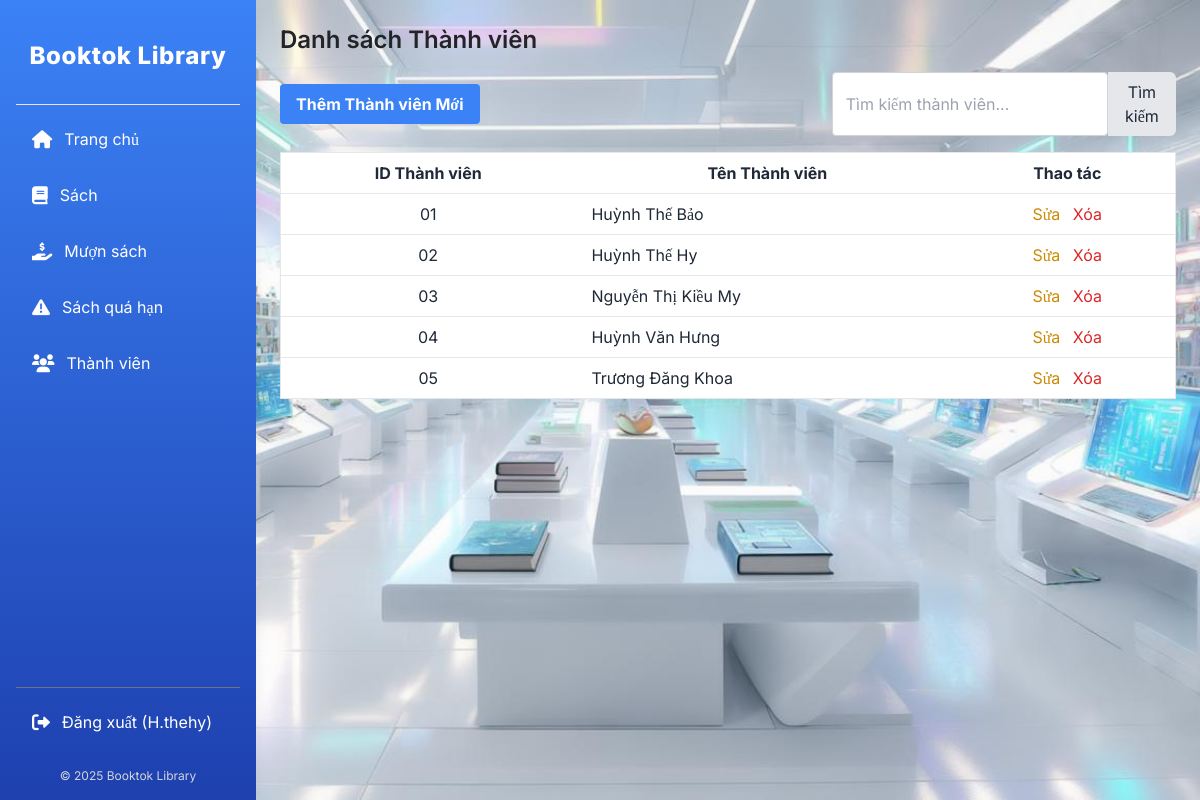
The page /library/members/ (signed in) on the database its author committed.
### src/library/models.py (models this page shows, shortened)
class Member(models.Model):
    member_id = models.CharField(max_length=20, unique=True, verbose_name="ID Thành Viên") # ID thành viên, phải là duy nhất
    name = models.CharField(max_length=255, verbose_name="Tên Thành Viên") # Tên thành viên
    class Meta:
        verbose_name = "Thành viên"
        verbose_name_plural = "Thành viên"

### src/library/views.py (the view)
# urls.py: path('members/', views.member_list, name='member_list'), # Danh sách thành viên
@login_required
def member_list(request):
    members = Member.objects.all() # Lấy tất cả thành viên
    return render(request, 'library/member_list.html', {'members': members})

### src/templates/library/member_list.html (shortened to what this page needs)
{% extends "library/base.html" %}
{% block content %}
<h2 class="text-2xl font-semibold mb-4">Danh sách Thành viên</h2>
<div class="flex justify-between items-center mb-4">
    <a href="{% url 'member_create' %}" class="bg-blue-500 hover:bg-blue-700 text-white font-bold py-2 px-4 rounded">Thêm Thành viên Mới</a>
    <form action="{% url 'member_search' %}" method="get" class="flex">
        <input type="text" name="q" placeholder="Tìm kiếm thành viên..." class="border p-2 rounded-l-md" value="{{ query }}">
        <button type="submit" class="bg-gray-200 hover:bg-gray-300 p-2 rounded-r-md">Tìm kiếm</button>
    </form>
</div>
<div class="overflow-x-auto">
    <table class="min-w-full bg-white border border-gray-200">
        <thead>
            <tr>
                <th class="py-2 px-4 border-b">ID Thành viên</th>
                <th class="py-2 px-4 border-b">Tên Thành viên</th>
                <th class="py-2 px-4 border-b">Thao tác</th>
            </tr>
        </thead>
        <tbody>
            {% for member in members %}
            <tr>
                <td class="py-2 px-4 border-b text-center">{{ member.member_id }}</td>
                <td class="py-2 px-4 border-b">{{ member.name }}</td>
                <td class="py-2 px-4 border-b text-center">
                    <a href="{% url 'member_update' member.pk %}" class="text-yellow-600 hover:text-yellow-800 mr-2">Sửa</a>
                    <a href="{% url 'member_delete' member.pk %}" class="text-red-600 hover:text-red-800">Xóa</a>
                </td>
            </tr>
            {% empty %}
            <tr>
                <td colspan="3" class="py-4 text-center text-gray-500">Không có thành viên nào.</td>
            </tr>
            {% endfor %}
        </tbody>
    </table>
</div>
{% endblock %}

### src/templates/library/sidebar.html (shortened to what this page needs)
<aside class="w-64 bg-gradient-to-b from-blue-500 to-blue-800 text-white flex flex-col p-4 h-screen fixed left-0 top-0 shadow-lg z-1000">
    <div class="text-2xl font-extrabold text-center mb-8 mt-6 tracking-wide">
        <a href="{% url 'index' %}" class="hover:opacity-80 transition duration-300">Booktok Library</a>
    </div>
    <nav class="flex-grow">
        <ul class="space-y-3">
            <hr class="border-white-500">
            <li>
                <a href="{% url 'index' %}" class="flex items-center px-4 py-2 rounded-md hover:bg-blue-900 hover:pl-6 transition-all duration-300">
                    <i class="fas fa-home mr-3 text-lg"></i>
                    <span class="text-base">Trang chủ</span>
                </a>
            </li>
            <li>
                <a href="{% url 'book_list' %}" class="flex items-center px-4 py-2 rounded-md hover:bg-blue-900 hover:pl-6 transition-all duration-300">
                    <i class="fas fa-book mr-3 text-lg"></i>
                    <span class="text-base">Sách</span>
                </a>
            </li>
            <li>
                <a href="{% url 'borrow_book' %}" class="flex items-center px-4 py-2 rounded-md hover:bg-blue-900 hover:pl-6 transition-all duration-300">
                    <i class="fas fa-hand-holding-usd mr-3 text-lg"></i>
                    <span class="text-base">Mượn sách</span>
                </a>
            </li>
            <li>
                <a href="{% url 'overdue_books' %}" class="flex items-center px-4 py-2 rounded-md hover:bg-blue-900 hover:pl-6 transition-all duration-300">
                    <i class="fas fa-exclamation-triangle mr-3 text-lg"></i>
                    <span class="text-base">Sách quá hạn</span>
                </a>
            </li>
            <li>
                <a href="{% url 'member_list' %}" class="flex items-center px-4 py-2 rounded-md hover:bg-blue-900 hover:pl-6 transition-all duration-300">
                    <i class="fas fa-users mr-3 text-lg"></i>
                    <span class="text-base">Thành viên</span>
                </a>
            </li>
        </ul>
    </nav>
    <div class="mt-auto">
        <ul class="space-y-3 mt-4">
            <hr class="border-gray-500">
            {% if user.is_authenticated %}
                <li>
                    <a href="{% url 'logout' %}" class="flex items-center px-4 py-2 rounded-md hover:bg-blue-900 hover:pl-6 transition-all duration-300">
                        <i class="fas fa-sign-out-alt mr-3 text-lg"></i>
                        <span class="text-base">Đăng xuất ({{ user.username }})</span>
                    </a>
                </li>
            {% endif %}
        </ul>
        <div class="text-center text-xs text-gray-300 mt-6">
            <p>&copy; 2025 Booktok Library</p>
        </div>
    </div>
</aside>

### src/static/main.css (style rules this page uses)
body { font-family: Arial, sans-serif; margin: 0; padding: 0; background-image: url('images/bg1.jpg'); background-size: cover; background-repeat: no-repeat; background-position: center; background-attachment: fixed; }
a { color: #007bff; text-decoration: none; transition: color 0.2s ease-in-out; }
h1, h2, h3, h4, h5, h6 { color: #212529; margin-top: 0; margin-bottom: 0.5rem; }
input[type="text"], input[type="number"], input[type="date"], select, textarea { border: 1px solid #ced4da; padding: 0.6rem 0.8rem; border-radius: 0.25rem; font-size: 1rem; color: #495057; transition: border-color 0.2s ease-in-out, box-shadow 0.2s ease-in-out; width: 100%; box-sizing: border-box; }
.text-center { text-align: center; }

### rows shown on the page
Member: member_id "01", name "Huỳnh Thế Bảo"
Member: member_id "02", name "Huỳnh Thế Hy"
Member: member_id "03", name "Nguyễn Thị Kiều My"
Member: member_id "04", name "Huỳnh Văn Hưng"
Member: member_id "05", name "Trương Đăng Khoa"

### other values the page prints
{{ user.username }} "H.thehy"
